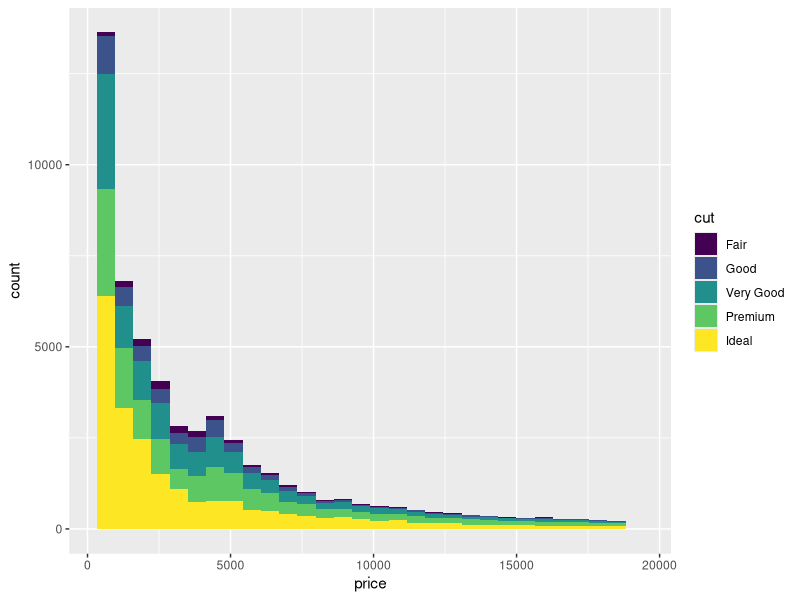

Generate this figure with R:
library("ggplot2")

cheapDiamonds <- subset(diamonds, diamonds$price < 1000)
length(cheapDiamonds)

#plot(cheapDiamonds$carat, cheapDiamonds$price)
#hist(cheapDiamonds$carat, breaks = 50, xlab = "price", ylab = "count")

dataPlot <- ggplot(diamonds, aes(x = price, fill = cut)) + geom_histogram()
print(dataPlot)

#Want to work on color selection for density
#smoothScatter(cheapDiamonds$carat, cheapDiamonds$price, nbin = 2000, colramp = colorRampPalette(c("blue", "red")))
